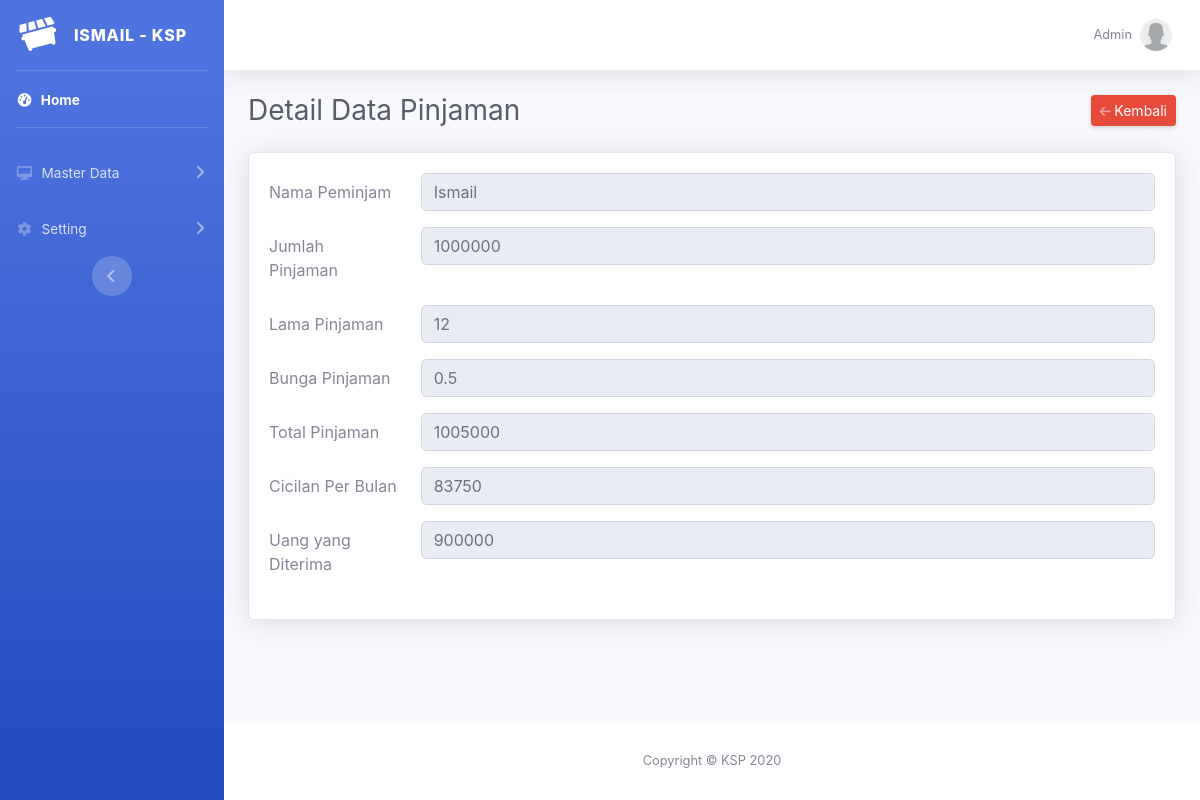
/trans_pinjaman_detail.php?id=1 (signed in), run on the app's committed database.
### tables this page shows
CREATE TABLE `pinjaman` (
  `id` int(11) NOT NULL,
  `anggota_id` int(11) NOT NULL,
  `jumlah_pinjaman` int(11) NOT NULL,
  `lama_pinjaman` int(11) NOT NULL,
  `bunga_pinjaman` double NOT NULL,
  `total_pinjaman` int(11) NOT NULL,
  `cicilan_per_bulan` int(11) NOT NULL,
  `uang_yang_diterima` int(11) NOT NULL,
  `status` enum('pengajuan','diterima','selesai','ditolak') NOT NULL,
  `tgl_acc` date DEFAULT NULL
);

CREATE TABLE `anggota` (
  `id` int(11) NOT NULL,
  `ktp` text NOT NULL,
  `nik` varchar(25) NOT NULL,
  `nama` varchar(25) NOT NULL,
  `alamat` text NOT NULL,
  `telepon` varchar(15) NOT NULL,
  `jk` varchar(10) NOT NULL,
  `username` varchar(25) NOT NULL,
  `password` text NOT NULL,
  `status` int(11) NOT NULL DEFAULT '1'
);

### trans_pinjaman_detail.php (the view)
<?php
include 'header.php';
$id = mysqli_escape_string($con, $_GET['id']);
$query = "SELECT p.*, a.nama
            FROM pinjaman p
            INNER JOIN anggota a
            ON p.anggota_id = a.id
            WHERE p.id = '$id'";
$sql = mysqli_query($con, $query) or die(mysqli_error($con));
$data = mysqli_fetch_assoc($sql);
?>
<div class="container-fluid">
    <div class="d-sm-flex align-items-center justify-content-between mb-4">
        <h1 class="h3 mb-0 text-gray-800">Detail Data Pinjaman</h1>
        <a href="trans_pinjaman.php" class="d-none d-sm-inline-block btn btn-sm btn-danger shadow-sm"><i class="fas fa-arrow-left fa-sm text-white-50"></i> Kembali</a>
    </div>
    <div class="card shadow mb-4">
        <div class="card-body">
            <form action="#" method="post" enctype="multipart/form-data">
                <div class="form-group row">
                    <label class="col-sm-2 col-form-label">Nama Peminjam</label>
                    <div class="col-sm-10">
                        <input type="text" class="form-control" id="nik" name="nik" value="<?php echo $data['nama']; ?>" disabled>
                    </div>
                </div>
                <div class="form-group row">
                    <label class="col-sm-2 col-form-label">Jumlah Pinjaman</label>
                    <div class="col-sm-10">
                        <input type="text" class="form-control" value="<?php echo $data['jumlah_pinjaman']; ?>" disabled>
                    </div>
                </div>
                <div class="form-group row">
                    <label class="col-sm-2 col-form-label">Lama Pinjaman</label>
                    <div class="col-sm-10">
                        <input type="text" class="form-control" value="<?php echo $data['lama_pinjaman']; ?>" disabled>
                    </div>
                </div>
                <div class="form-group row">
                    <label class="col-sm-2 col-form-label">Bunga Pinjaman</label>
                    <div class="col-sm-10">
                        <input type="text" class="form-control" value="<?php echo $data['bunga_pinjaman']; ?>" disabled>
                    </div>
                </div>
                <div class="form-group row">
                    <label class="col-sm-2 col-form-label">Total Pinjaman</label>
                    <div class="col-sm-10">
                        <input type="text" class="form-control" value="<?php echo $data['total_pinjaman']; ?>" disabled>
                    </div>
                </div>
                <div class="form-group row">
                    <label class="col-sm-2 col-form-label">Cicilan Per Bulan</label>
                    <div class="col-sm-10">
                        <input type="text" class="form-control" value="<?php echo $data['cicilan_per_bulan']; ?>" disabled>
                    </div>
                </div>
                <div class="form-group row">
                    <label class="col-sm-2 col-form-label">Uang yang Diterima</label>
                    <div class="col-sm-10">
                        <input type="text" class="form-control" value="<?php echo $data['uang_yang_diterima']; ?>" disabled>
                    </div>
                </div>
            </form>
        </div>
    </div>
</div>
<?php include "footer.php"; ?>

### data on the page
pinjaman: nik "Ismail", jumlah_pinjaman "1000000", lama_pinjaman "12", bunga_pinjaman "0.5", total_pinjaman "1005000", cicilan_per_bulan "83750", uang_yang_diterima "900000"

### other printed values
$_SESSION['auth_name'] "Admin"
